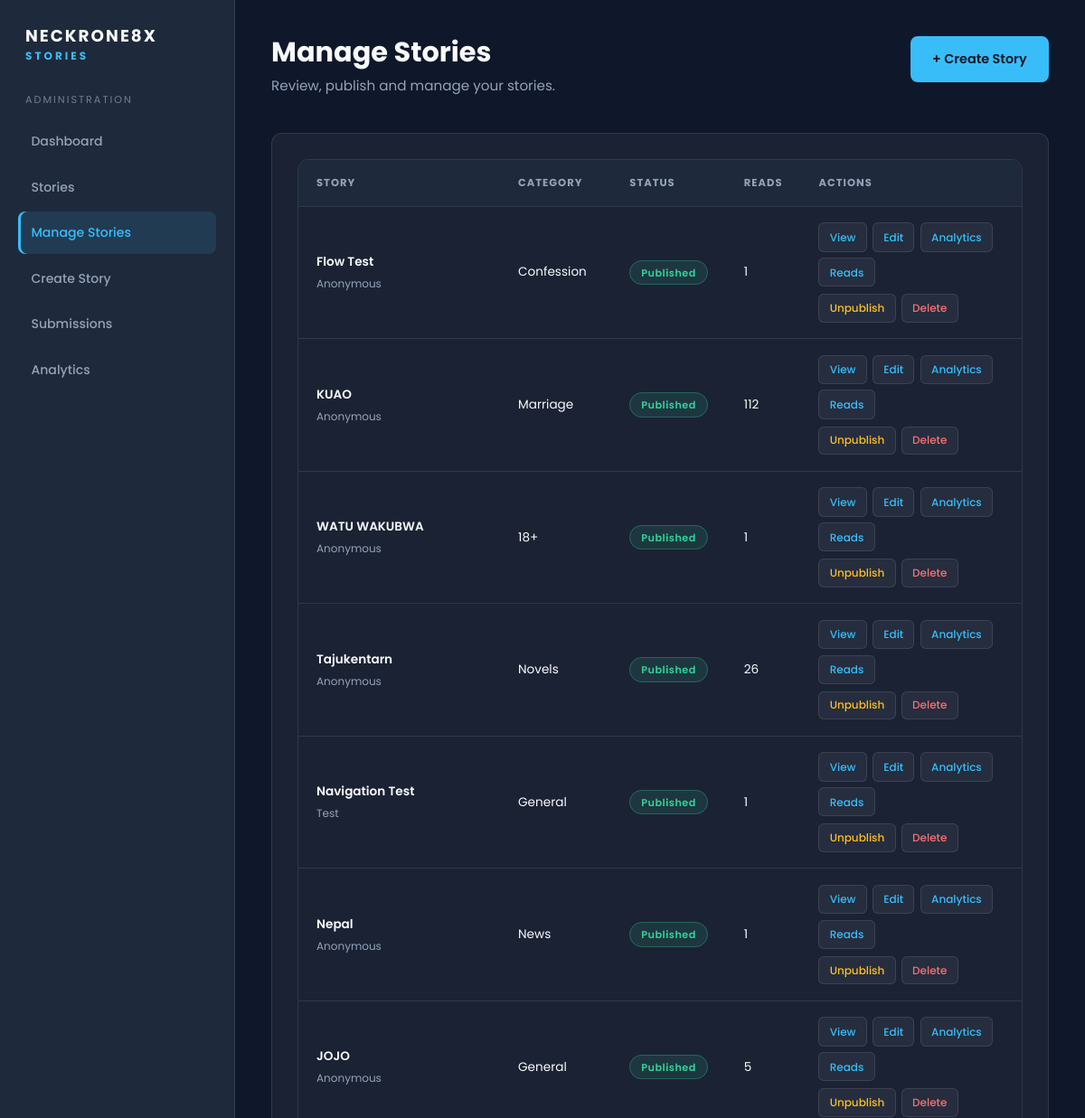
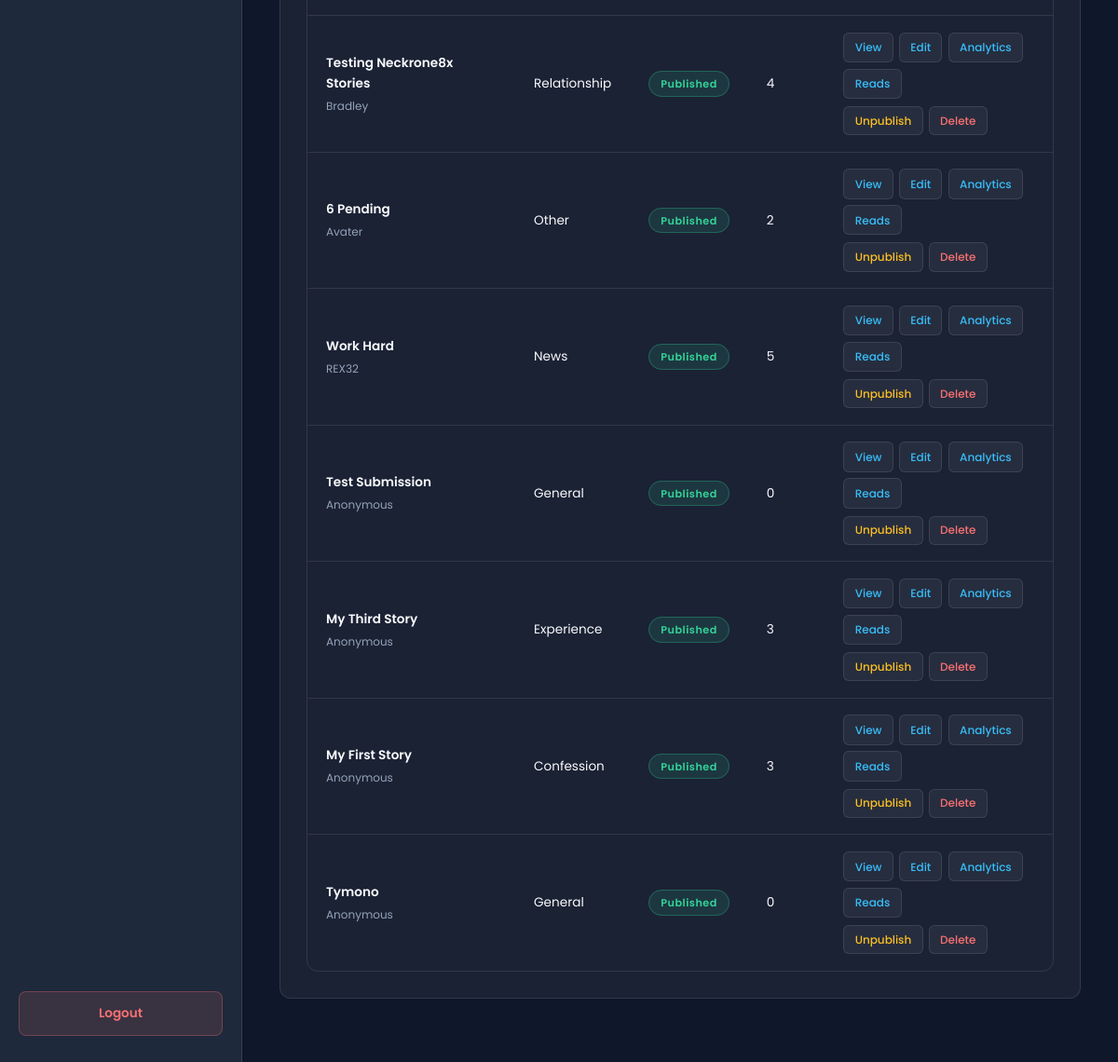
Screenshot of /admin/stories (signed in) with the database file from the repository (2 pictures, top to bottom).
### app.py (models this page shows)
class Story(db.Model):
    __tablename__ = "stories"
    id = db.Column(db.Integer, primary_key=True)
    title = db.Column(db.String(200), nullable=False)
    slug = db.Column(db.String(220), unique=True, nullable=False)
    category = db.Column(db.String(100), nullable=False, default="General")
    content = db.Column(db.Text, nullable=False)
    author = db.Column(db.String(100), nullable=False, default="Anonymous")
    cover_image = db.Column(db.String(500), nullable=True)
    published = db.Column(db.Boolean, default=False)
    read_count = db.Column(db.Integer, default=0)
    created_at = db.Column(db.DateTime, default=datetime.utcnow)
    updated_at = db.Column(db.DateTime, default=datetime.utcnow, onupdate=datetime.utcnow)
    reads = db.relationship("StoryRead", backref="story", cascade="all, delete-orphan")
    reactions = db.relationship("Reaction", backref="story", cascade="all, delete-orphan")
    comments = db.relationship("Comment", backref="story", cascade="all, delete-orphan")

### app.py (the view)
@app.route("/admin/stories")
def manage_stories():
    if not session.get("admin_logged_in"):
        return redirect(url_for("login"))
    stories = Story.query.filter_by(published=True).order_by(
        Story.created_at.desc()
    ).all()
    return render_template("admin/stories.html", stories=stories)

### app.py (called while the page is built)
@app.context_processor
def inject_template_globals():
    return {"current_year": datetime.utcnow().year}

### templates/admin/stories.html (shortened to what this page needs)
<!DOCTYPE html>
<html lang="en">
<head>
    <link
        rel="stylesheet"
        href="{{ url_for('static', filename='css/admin.css') }}"
    >
</head>
<body>
    <div class="admin-shell">
        <aside class="sidebar">
            <div class="sidebar-logo">
                NECKRONE8X
                <span>STORIES</span>
            </div>
            <div class="sidebar-title">Administration</div>
            <nav class="sidebar-menu">
                <a href="{{ url_for('dashboard') }}">Dashboard</a>
                <a href="{{ url_for('stories') }}">Stories</a>
                <a href="{{ url_for('manage_stories') }}" class="active">Manage Stories</a>
                <a href="{{ url_for('create_story') }}">Create Story</a>
                <a href="{{ url_for('manage_submissions') }}">Submissions</a>
                <a href="{{ url_for('admin_analytics') }}">Analytics</a>
            </nav>
            <a href="{{ url_for('logout') }}" class="sidebar-logout">Logout</a>
        </aside>
        <main class="main">
            <div class="topbar">
                <div>
                    <h1>Manage Stories</h1>
                    <p>Review, publish and manage your stories.</p>
                </div>
                <a href="{{ url_for('create_story') }}" class="create-button">
                    + Create Story
                </a>
            </div>
            <section class="section">
                {% if stories %}
                    <div class="data-table-wrap">
                        <table class="data-table">
                            <thead>
                                <tr>
                                    <th>Story</th>
                                    <th>Category</th>
                                    <th>Status</th>
                                    <th>Reads</th>
                                    <th>Actions</th>
                                </tr>
                            </thead>
                            <tbody>
                                {% for story in stories %}
                                    <tr>
                                        <td data-label="Story">
                                            <div class="cell-title">{{ story.title }}</div>
                                            <div class="cell-sub">{{ story.author }}</div>
                                        </td>
                                        <td data-label="Category">{{ story.category }}</td>
                                        <td data-label="Status">
                                            {% if story.published %}
                                                <span class="status published">Published</span>
                                            {% else %}
                                                <span class="status draft">Pending</span>
                                            {% endif %}
                                        </td>
                                        <td data-label="Reads">{{ story.read_count }}</td>
                                        <td data-label="Actions">
                                            <div class="cell-actions">
                                                {% if story.published %}
                                                    <div class="action-row">
                                                        <a
                                                            href="{{ url_for('view_story', slug=story.slug) }}"
                                                            class="pill-btn"
                                                            target="_blank"
                                                            rel="noopener noreferrer"
                                                        >View</a>
                                                        <a
                                                            href="{{ url_for('edit_story', story_id=story.id) }}"
                                                            class="pill-btn"
                                                        >Edit</a>
                                                        <a
                                                            href="{{ url_for('story_analytics', story_id=story.id) }}"
                                                            class="pill-btn"
                                                        >Analytics</a>
                                                        <a
                                                            href="{{ url_for('story_reads', story_id=story.id) }}"
                                                            class="pill-btn"
                                                        >Reads</a>
                                                    </div>
                                                {% endif %}
                                                <div class="action-row">
                                                    <form
                                                        method="POST"
                                                        action="{{ url_for('toggle_story', story_id=story.id) }}"
                                                    >
                                                        <button
                                                            type="submit"
                                                            class="pill-btn warning"
                                                        >
                                                            {% if story.published %}Unpublish{% else %}Publish{% endif %}
                                                        </button>
                                                    </form>
                                                    <form
                                                        method="POST"
                                                        action="{{ url_for('delete_story', story_id=story.id) }}"
                                                        onsubmit="return confirm('Delete this story permanently?');"
                                                    >
                                                        <button type="submit" class="pill-btn danger">
                                                            Delete
                                                        </button>
                                                    </form>
                                                </div>
                                            </div>
                                        </td>
                                    </tr>
                                {% endfor %}
                            </tbody>
                        </table>
                    </div>
                {% else %}
                    <div class="empty-state">No stories found.</div>
                {% endif %}
            </section>
        </main>
    </div>
</body>
</html>

### rows the page displays
Story: title "Flow Test", author "Anonymous", category "Confession", published "Published", read_count "1"
Story: title "KUAO", author "Anonymous", category "Marriage", published "Published", read_count "112"
Story: title "WATU WAKUBWA", author "Anonymous", category "18+", published "Published", read_count "1"
Story: title "Tajukentarn", author "Anonymous", category "Novels", published "Published", read_count "26"
Story: title "Navigation Test", author "Test", category "General", published "Published", read_count "1"
Story: title "Nepal", author "Anonymous", category "News", published "Published", read_count "1"
Story: title "JOJO", author "Anonymous", category "General", published "Published", read_count "5"
Story: title "Testing Neckrone8x Stories", author "Bradley", category "Relationship", published "Published", read_count "4"
Story: title "6 Pending", author "Avater", category "Other", published "Published", read_count "2"
Story: title "Work Hard", author "REX32", category "News", published "Published", read_count "5"
Story: title "Test Submission", author "Anonymous", category "General", published "Published", read_count "0"
Story: title "My Third Story", author "Anonymous", category "Experience", published "Published", read_count "3"
Story: title "My First Story", author "Anonymous", category "Confession", published "Published", read_count "3"
Story: title "Tymono", author "Anonymous", category "General", published "Published", read_count "0"
